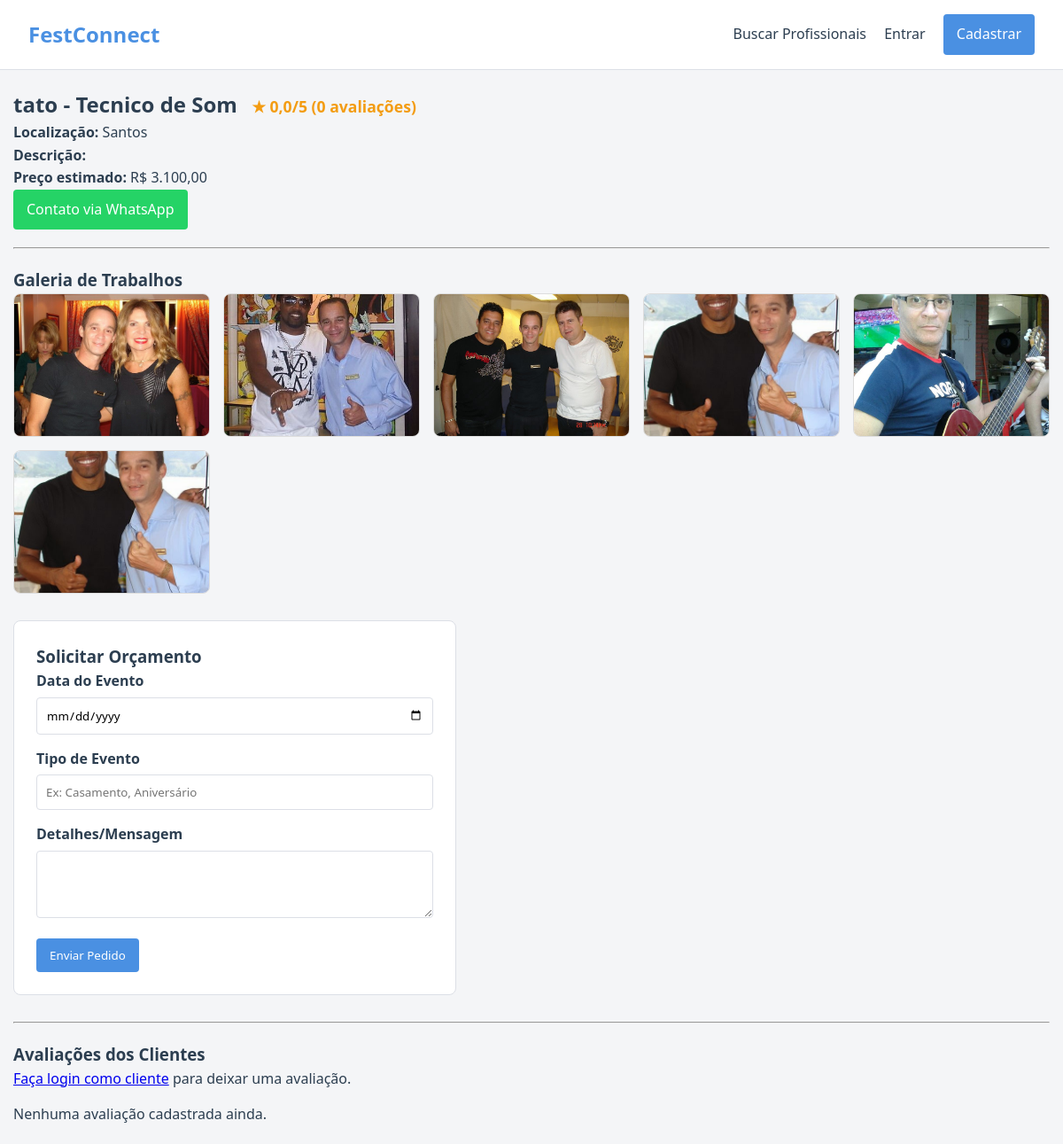
Screenshot of /perfil.php?id=3 with the database file from the repository.
### tables this page shows
CREATE TABLE IF NOT EXISTS `perfis_profissionais` (
  `id` int NOT NULL AUTO_INCREMENT,
  `usuario_id` int NOT NULL,
  `categoria` enum('DJ','Banda','Musico Solo','Duo','Fotografo','Tecnico de Som','Iluminacao','Cerimonialista') NOT NULL,
  `descricao` text,
  `localizacao` varchar(100) NOT NULL,
  `faixa_preco` decimal(10,2) NOT NULL DEFAULT '0.00',
  `contato_whatsapp` varchar(20) DEFAULT NULL,
  PRIMARY KEY (`id`),
  KEY `usuario_id` (`usuario_id`)
);

CREATE TABLE IF NOT EXISTS `usuarios` (
  `id` int NOT NULL AUTO_INCREMENT,
  `nome` varchar(100) NOT NULL,
  `email` varchar(100) NOT NULL,
  `senha` varchar(255) NOT NULL,
  `tipo` enum('cliente','profissional') NOT NULL DEFAULT 'cliente',
  `criado_em` timestamp NULL DEFAULT CURRENT_TIMESTAMP,
  PRIMARY KEY (`id`),
  UNIQUE KEY `email` (`email`)
);

CREATE TABLE IF NOT EXISTS `galeria_profissionais` (
  `id` int NOT NULL AUTO_INCREMENT,
  `profissional_id` int NOT NULL,
  `caminho_imagem` varchar(255) NOT NULL,
  `titulo` varchar(150) DEFAULT NULL,
  `data_upload` timestamp NULL DEFAULT CURRENT_TIMESTAMP,
  PRIMARY KEY (`id`),
  KEY `profissional_id` (`profissional_id`)
);

### perfil.php (the view, shortened to what this page needs)
<?php
require_once 'config/database.php';
$id = $_GET['id'] ?? 0;
$stmt = $pdo->prepare("SELECT p.*, u.nome FROM perfis_profissionais p JOIN usuarios u ON p.usuario_id = u.id WHERE p.id = :id");
$stmt->execute([':id' => $id]);
$prof = $stmt->fetch();
$stmt = $pdo->prepare("SELECT * FROM galeria_profissionais WHERE profissional_id = :pid ORDER BY id DESC");
$stmt->execute([':pid' => $prof['id']]);
$galeria = $stmt->fetchAll();
$stmt = $pdo->prepare("
    SELECT a.*, u.nome AS cliente_nome
    FROM avaliacoes a
    JOIN usuarios u ON a.cliente_id = u.id
    WHERE a.profissional_id = :pid
    ORDER BY a.id DESC
");
$stmt->execute([':pid' => $id]);
$avaliacoes = $stmt->fetchAll();
$stmt = $pdo->prepare("SELECT AVG(nota) as media, COUNT(*) as total FROM avaliacoes WHERE profissional_id = :pid");
$stmt->execute([':pid' => $id]);
$stats = $stmt->fetch();
$media_nota = number_format($stats['media'] ?? 0, 1, ',', '.');
$total_avaliacoes = $stats['total'];
require_once 'includes/header.php';
?>
<h2>
    <?php echo htmlspecialchars($prof['nome']); ?> - <?php echo htmlspecialchars($prof['categoria']); ?>
    <span style="font-size: 1.1rem; color: #f39c12; margin-left: 10px;">
        ★ <?php echo $media_nota; ?>/5 (<?php echo $total_avaliacoes; ?> avaliações)
    </span>
</h2>
<p><strong>Localização:</strong> <?php echo htmlspecialchars($prof['localizacao']); ?></p>
<p><strong>Descrição:</strong> <?php echo nl2br(htmlspecialchars($prof['descricao'])); ?></p>
<p><strong>Preço estimado:</strong> R$ <?php echo number_format($prof['faixa_preco'], 2, ',', '.'); ?></p>
<?php if (!empty($prof['contato_whatsapp'])): ?>
    <?php
        $whatsapp_limpo = preg_replace('/[^0-9]/', '', $prof['contato_whatsapp']);
        if (strlen($whatsapp_limpo) >= 10 && strlen($whatsapp_limpo) <= 11) {
            $whatsapp_limpo = '55' . $whatsapp_limpo;
        }
    ?>
    <p>
        <a href="https://wa.me/<?php echo $whatsapp_limpo; ?>" target="_blank" class="btn" style="background:#25D366;">
            Contato via WhatsApp
        </a>
    </p>
<?php endif; ?>
<hr style="margin:20px 0;">
<h3>Galeria de Trabalhos</h3>
<?php if (count($galeria) > 0): ?>
    <div style="display: grid; grid-template-columns: repeat(auto-fill, minmax(200px, 1fr)); gap: 15px; margin-bottom: 30px;">
        <?php foreach ($galeria as $foto): ?>
            <div style="border: 1px solid #ddd; border-radius: 8px; overflow: hidden; background: #fff; cursor: pointer;" onclick="ampliarImagem('<?php echo htmlspecialchars($foto['caminho_imagem']); ?>', '<?php echo htmlspecialchars($foto['titulo']); ?>')">
                <img src="<?php echo htmlspecialchars($foto['caminho_imagem']); ?>" alt="<?php echo htmlspecialchars($foto['titulo']); ?>" style="width: 100%; height: 160px; object-fit: cover; display: block; transition: transform 0.2s;" onmouseover="this.style.transform='scale(1.03)'" onmouseout="this.style.transform='scale(1)'">
            </div>
        <?php endforeach; ?>
    </div>
<?php else: ?>
    <p style="margin-bottom: 30px; color: #777;">Este profissional ainda não adicionou fotos ao seu portfólio.</p>
<?php endif; ?>
<div class="form-box" style="margin: 0 0 30px 0;">
    <h3>Solicitar Orçamento</h3>
    <form method="POST">
        <div class="form-group">
            <label>Data do Evento</label>
            <input type="date" name="data_evento" required>
        </div>
        <div class="form-group">
            <label>Tipo de Evento</label>
            <input type="text" name="tipo_evento" placeholder="Ex: Casamento, Aniversário" required>
        </div>
        <div class="form-group">
            <label>Detalhes/Mensagem</label>
            <textarea name="mensagem" rows="3" required></textarea>
        </div>
        <button type="submit" class="btn">Enviar Pedido</button>
    </form>
</div>
<hr style="margin:20px 0;">
<h3>Avaliações dos Clientes</h3>
<?php if (isset($_SESSION['usuario_id']) && $_SESSION['usuario_tipo'] === 'cliente'): ?>
    <div class="form-box" style="margin: 15px 0 30px 0;">
        <h4>Deixe sua avaliação sobre o profissional</h4>
        <form method="POST">
            <input type="hidden" name="enviar_avaliacao" value="1">
            <div class="form-group">
                <label>Sua Nota (1 a 5 Estrelas)</label>
                <select name="nota" required>
                    <option value="5">★★★★★ (5/5 - Excelente)</option>
                    <option value="4">★★★★☆ (4/5 - Muito Bom)</option>
                    <option value="3">★★★☆☆ (3/5 - Bom)</option>
                    <option value="2">★★☆☆☆ (2/5 - Regular)</option>
                    <option value="1">★☆☆☆☆ (1/5 - Ruim)</option>
                </select>
            </div>
            <div class="form-group">
                <label>Seu Comentário / Depoimento</label>
                <textarea name="comentario" rows="3" placeholder="Conte como foi o atendimento, pontualidade e qualidade do serviço..." required></textarea>
            </div>
            <button type="submit" class="btn" style="background: #3498db;">Publicar Avaliação</button>
        </form>
    </div>
<?php elseif (!isset($_SESSION['usuario_id'])): ?>
    <p><a href="login.php">Faça login como cliente</a> para deixar uma avaliação.</p>
<?php endif; ?>
<div style="display: flex; flex-direction: column; gap: 15px; margin-top: 15px;">
    <?php if (count($avaliacoes) > 0): ?>
        <?php foreach ($avaliacoes as $av): ?>
            <div style="background: #fff; border: 1px solid #e0e0e0; padding: 15px; border-radius: 6px;">
                <div style="display: flex; justify-content: space-between; align-items: center;">
                    <strong><?php echo htmlspecialchars($av['cliente_nome']); ?></strong>
                    <span style="color: #f39c12; font-weight: bold;">
                        <?php echo str_repeat('★', $av['nota']) . str_repeat('☆', 5 - $av['nota']); ?>
                    </span>
                </div>
                <p style="margin-top: 8px; color: #444;"><?php echo nl2br(htmlspecialchars($av['comentario'])); ?></p>
                <?php
                    $data = $av['data_registro'] ?? $av['data_avaliacao'] ?? $av['created_at'] ?? null;
                ?>
                <small style="color: #888;">
                    <?php echo $data ? date('d/m/Y H:i', strtotime($data)) : ''; ?>
                </small>
            </div>
        <?php endforeach; ?>
    <?php else: ?>
        <p>Nenhuma avaliação cadastrada ainda.</p>
    <?php endif; ?>
</div>
</div>
</body>
</html>

### includes/header.php (shortened to what this page needs)
<!DOCTYPE html>
<html lang="pt-BR">
<head>
    <link rel="stylesheet" href="assets/css/style.css">
</head>
<body>
<header>
    <a href="index.php" class="logo">FestConnect</a>
    <nav>
        <a href="index.php">Buscar Profissionais</a>
        <?php if (isset($_SESSION['usuario_id'])): ?>
            <?php if ($_SESSION['usuario_tipo'] === 'profissional'): ?>
                <a href="painel-profissional.php">Meu Painel PRO</a>
            <?php else: ?>
                <a href="meus-orcamentos.php">Meus Orçamentos</a>
            <?php endif; ?>
            <a href="logout.php">Sair (<?php echo htmlspecialchars($_SESSION['usuario_nome']); ?>)</a>
        <?php else: ?>
            <a href="login.php">Entrar</a>
            <a href="cadastro.php" class="btn">Cadastrar</a>
        <?php endif; ?>
    </nav>
</header>
<div class="container">

### assets/css/style.css (style rules this page uses)
:root { --primary-color: #4a90e2; --primary-hover: #357abd; --bg-color: #f4f5f7; --card-bg: #ffffff; --text-color: #2c3e50; --border-color: #dcdfe6; --accent-color: #e67e22; }
* { box-sizing: border-box; margin: 0; padding: 0; font-family: 'Segoe UI', Tahoma, Geneva, Verdana, sans-serif; }
body { background-color: var(--bg-color); color: var(--text-color); line-height: 1.6; }
header { background: var(--card-bg); border-bottom: 1px solid var(--border-color); padding: 1rem 2rem; display: flex; justify-content: space-between; align-items: center; }
header .logo { font-size: 1.5rem; font-weight: bold; color: var(--primary-color); text-decoration: none; }
header nav a { margin-left: 1rem; text-decoration: none; color: var(--text-color); font-weight: 500; }
.container { max-width: 1200px; margin: 20px auto; padding: 0 15px; }
.btn { display: inline-block; padding: 10px 15px; background: var(--primary-color); color: white; text-decoration: none; border-radius: 4px; border: none; cursor: pointer; text-align: center; }
.form-box { background: var(--card-bg); border: 1px solid var(--border-color); padding: 25px; border-radius: 8px; max-width: 500px; margin: 20px auto; }
.form-group { margin-bottom: 15px; }
.form-group label { display: block; margin-bottom: 5px; font-weight: bold; }
.form-group input, .form-group select, .form-group textarea { width: 100%; padding: 10px; border: 1px solid var(--border-color); border-radius: 4px; }

### rows the page displays
perfis_profissionais: usuario.nome "tato", categoria "Tecnico de Som", localizacao "Santos", faixa_preco "3.100,00"
galeria_profissionais: caminho_imagem (picture)
galeria_profissionais: caminho_imagem (picture)
galeria_profissionais: caminho_imagem (picture)
galeria_profissionais: caminho_imagem (picture)
galeria_profissionais: caminho_imagem (picture)
galeria_profissionais: caminho_imagem (picture)

### other values shown
$media_nota "0,0"
$total_avaliacoes "0"
